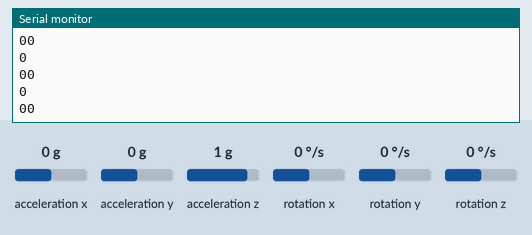
This sketch was run on a simulated Arduino Uno, built with avr-gcc and run on an emulated ATmega328P. On the bench: the last lines printed to the serial monitor. The test bench sets the inputs (shaded band); at power-on: acceleration x 0 g, acceleration y 0 g, acceleration z 1 g, rotation x 0 °/s, rotation y 0 °/s, rotation z 0 °/s.

Above: at 1.2 s.
1.3 s: acceleration x set to -1.4 g
At 2.0 s:
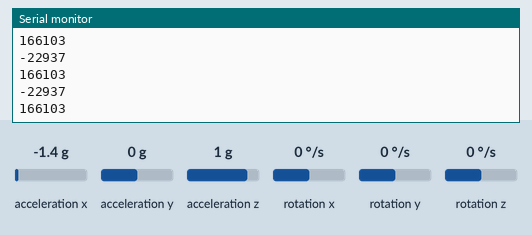
2.8 s: acceleration x set to -0.8 g
At 3.6 s:
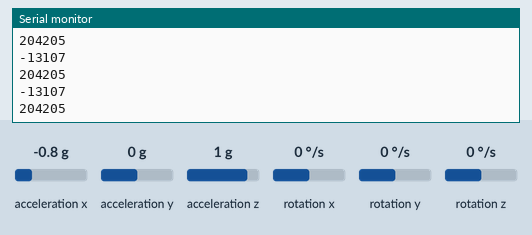
Timing chart, 0 to 5.8 s (numbered marks = the images above; inputs shaded):
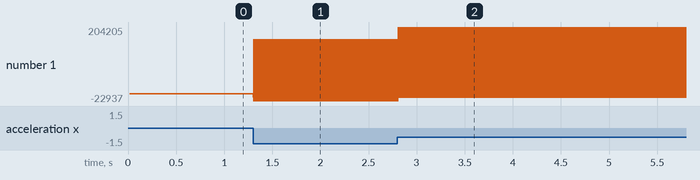

The sketch:

GY160312.ino
```cpp
//By NAYjY 160312
// MPU6050 for  GY-521
//Formula student racing car CAN protocol data logger
// 160313 Send to CAN bus succesed


#include "I2Cdev.h"
#include "MPU6050.h"
#include <mcp_can.h>
#include <SPI.h>

// Arduino Wire library is required if I2Cdev I2CDEV_ARDUINO_WIRE implementation
// is used in I2Cdev.h
#if I2CDEV_IMPLEMENTATION == I2CDEV_ARDUINO_WIRE
    #include "Wire.h"
#endif


const int SPI_CS_PIN = 10; //myBorad-10 UNO-9
//c++ class
MPU6050 accelgyro;
MCP_CAN CAN(SPI_CS_PIN);                                    // Set CS pin
//Variable Definition
uint8_t ID[6] = {0xA0,0xA1,0xA2,0xB0,0xB1,0xB2};
uint8_t Buf[2];

int16_t ax, ay, az;
int16_t gx, gy, gz;


void setup() {


   // join I2C bus (I2Cdev library doesn't do this automatically)
    #if I2CDEV_IMPLEMENTATION == I2CDEV_ARDUINO_WIRE
        Wire.begin();
    #elif I2CDEV_IMPLEMENTATION == I2CDEV_BUILTIN_FASTWIRE
        Fastwire::setup(400, true);
    #endif

     Serial.begin(57600);
     accelgyro.initialize();
     // verify connection
    Serial.println("Testing device connections...");
    Serial.println(accelgyro.testConnection() ? "MPU6050 connection successful" : "MPU6050 connection failed");

    //CAN init
    START_INIT:

    if(CAN_OK == CAN.begin(CAN_500KBPS))                   // init can bus : baudrate = 500k
    {
        Serial.println("CAN BUS GY Shield init ok!");
    }
    else
    {
        Serial.println("CAN BUS GY Shield init fail");
        Serial.println("Init CAN BUS GY Shield again");
        delay(100);
        goto START_INIT;
    }


}

void loop() {
              // read raw accel/gyro measurements from device
              // Then send to CAN

              accelgyro.getMotion6(&ax, &ay, &az, &gx, &gy, &gz); //This's slower one.
              Serial.println(ax);
              //ax = accelgyro.getAccelerationX();
              Buf[0]=(ax>>8); Buf[1] = ax & 0xFF; //(Buf[0]<<8)+Buf[1]);
              CAN.sendMsgBuf(ID[0], 0, 2, Buf);
              Serial.print(Buf[0]); Serial.println(Buf[1]);
              ay = accelgyro.getAccelerationY();
              Buf[0]=(ay>>8); Buf[1] = ay & 0xFF; //(Buf[0]<<8)+Buf[1]);
              CAN.sendMsgBuf(ID[1], 0, 2, Buf);

              az = accelgyro.getAccelerationZ();
              Buf[0]=(az>>8); Buf[1] = az & 0xFF; //(Buf[0]<<8)+Buf[1]);
              CAN.sendMsgBuf(ID[2], 0, 2, Buf);

              gx = accelgyro.getRotationX();
              Buf[0]=(gx>>8); Buf[1] = gx & 0xFF; //(Buf[0]<<8)+Buf[1]);
              CAN.sendMsgBuf(ID[3], 0, 2, Buf);

              gy = accelgyro.getRotationY();
              Buf[0]=(gy>>8); Buf[1] = gy & 0xFF; //(Buf[0]<<8)+Buf[1]);
              CAN.sendMsgBuf(ID[4], 0, 2, Buf);

              gz = accelgyro.getRotationZ();
              Buf[0]=(gz>>8); Buf[1] = gz & 0xFF; //(Buf[0]<<8)+Buf[1]);
              CAN.sendMsgBuf(ID[5], 0, 2, Buf);

////For Debuging
////          int i;
////              for(i=0;i<2;i++){
////              Serial.print(Buf[i]);Serial.print("\t");
////              }Serial.println("");
//
////CANsendMessage
//             CAN.sendMsgBuf(ID, 0, 5, B);

}
```

Measured:
- after the input at 1.3 s, the serial monitor: prints a new line at once (image 1)
- after the input at 2.8 s, the serial monitor: prints a new line at once (image 2)
- plotted number 1: 0 → 166103 after the input at 1.3 s, 166103 → 204205 after the input at 2.8 s
